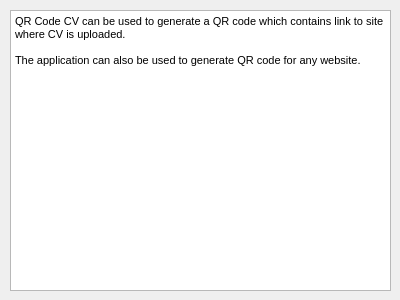
<?xml version="1.0" encoding="UTF-8"?>
<ui version="4.0">
 <class>About</class>
 <widget class="QDialog" name="About">
  <property name="geometry">
   <rect>
    <x>0</x>
    <y>0</y>
    <width>400</width>
    <height>300</height>
   </rect>
  </property>
  <property name="windowTitle">
   <string>Dialog</string>
  </property>
  <widget class="QWidget" name="verticalLayoutWidget">
   <property name="geometry">
    <rect>
     <x>10</x>
     <y>10</y>
     <width>381</width>
     <height>281</height>
    </rect>
   </property>
   <layout class="QVBoxLayout" name="verticalLayout">
    <item>
     <widget class="QTextBrowser" name="text">
      <property name="documentTitle">
       <string/>
      </property>
      <property name="html">
       <string>&lt;!DOCTYPE HTML PUBLIC &quot;-//W3C//DTD HTML 4.0//EN&quot; &quot;http://www.w3.org/TR/REC-html40/strict.dtd&quot;&gt;
&lt;html&gt;&lt;head&gt;&lt;meta name=&quot;qrichtext&quot; content=&quot;1&quot; /&gt;&lt;style type=&quot;text/css&quot;&gt;
p, li { white-space: pre-wrap; }
&lt;/style&gt;&lt;/head&gt;&lt;body style=&quot; font-family:'MS Shell Dlg 2'; font-size:8.0597pt; font-weight:400; font-style:normal;&quot;&gt;
&lt;p style=&quot; margin-top:0px; margin-bottom:0px; margin-left:0px; margin-right:0px; -qt-block-indent:0; text-indent:0px;&quot;&gt;&lt;span style=&quot; font-size:8.0597pt;&quot;&gt;QR Code CV can be used to generate a QR code which contains link to site where CV is uploaded.&lt;/span&gt;&lt;/p&gt;
&lt;p style=&quot;-qt-paragraph-type:empty; margin-top:0px; margin-bottom:0px; margin-left:0px; margin-right:0px; -qt-block-indent:0; text-indent:0px; font-size:8.0597pt;&quot;&gt;&lt;br /&gt;&lt;/p&gt;
&lt;p style=&quot; margin-top:0px; margin-bottom:0px; margin-left:0px; margin-right:0px; -qt-block-indent:0; text-indent:0px;&quot;&gt;&lt;span style=&quot; font-size:8.0597pt;&quot;&gt;The application can also be used to generate QR code for any website.&lt;/span&gt;&lt;/p&gt;&lt;/body&gt;&lt;/html&gt;</string>
      </property>
     </widget>
    </item>
   </layout>
  </widget>
 </widget>
 <resources/>
 <connections/>
</ui>
